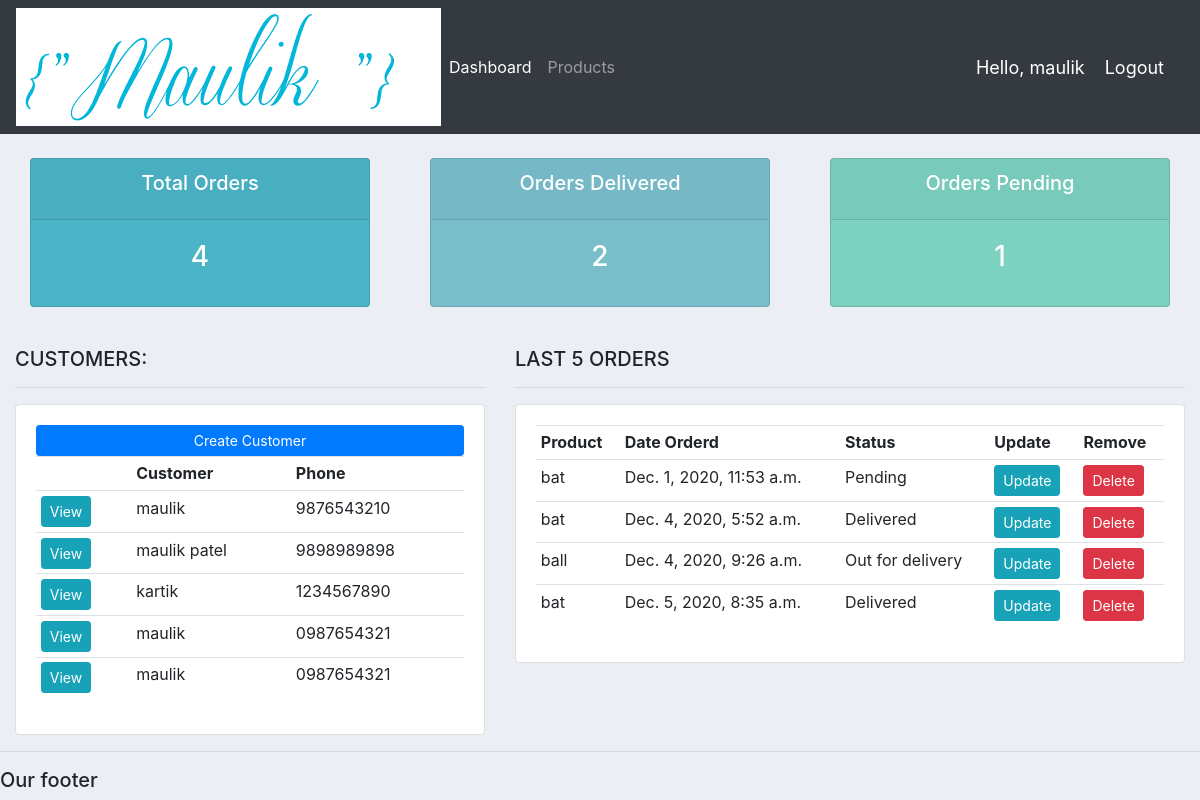
The app's page / (signed in) with its own data.
### accounts/models.py (models this page shows, shortened)
class Customer(models.Model):
	user = models.OneToOneField(User, null=True, blank=True, on_delete=models.CASCADE)
	name = models.CharField(max_length=200, null=True)
	phone = models.CharField(max_length=200, null=True)
	email = models.CharField(max_length=200, null=True)
	profile_pic = models.ImageField(default="profile1.png", null=True, blank=True)
	date_created = models.DateTimeField(auto_now_add=True, null=True)

class Order(models.Model):
	STATUS = (
			('Pending', 'Pending'),
			('Out for delivery', 'Out for delivery'),
			('Delivered', 'Delivered'),
			)
	customer = models.ForeignKey(Customer, null=True, on_delete= models.SET_NULL)
	product = models.ForeignKey(Product, null=True, on_delete= models.SET_NULL)
	date_created = models.DateTimeField(auto_now_add=True, null=True)
	status = models.CharField(max_length=200, null=True, choices=STATUS)
	note = models.CharField(max_length=1000, null=True)

class Product(models.Model):
	CATEGORY = (
			('Indoor', 'Indoor'),
			('Out Door', 'Out Door'),
			)
	name = models.CharField(max_length=200, null=True)
	price = models.FloatField(null=True)
	category = models.CharField(max_length=200, null=True, choices=CATEGORY)
	description = models.CharField(max_length=200, null=True, blank=True)
	date_created = models.DateTimeField(auto_now_add=True, null=True)
	tags = models.ManyToManyField(Tag)
	def __str__(self):
		return self.name

### accounts/decorators.py (the view)
	def wrapper_function(request, *args, **kwargs):
		group = None
		if request.user.groups.exists():
			group = request.user.groups.all()[0].name
		if group == 'customer':
			return redirect('user-page')
		if group == 'admin':
			return view_func(request, *args, **kwargs)

### accounts/views.py (called while the page is built)
@login_required(login_url='login')
@admin_only
def home(request):
	orders = Order.objects.all()
	customers = Customer.objects.all()
	total_customers = customers.count()
	total_orders = orders.count()
	delivered = orders.filter(status='Delivered').count()
	pending = orders.filter(status='Pending').count()
	context = {'orders':orders, 'customers':customers,
	'total_orders':total_orders,'delivered':delivered,
	'pending':pending }
	return render(request, 'accounts/dashboard.html', context)

### accounts/templates/accounts/dashboard.html
{%  extends 'accounts/main.html' %}
{% block content %}
{%  include 'accounts/status.html' %}
<br>
<div class="row">
	<div class="col-md-5">
		<h5>CUSTOMERS:</h5>
		<hr>
		<div class="card card-body">
			<a class="btn btn-primary  btn-sm btn-block" href="">Create Customer</a>
			<table class="table table-sm">
				<tr>
					<th></th>
					<th>Customer</th>
					<th>Phone</th>
				</tr>
				{% for customer in customers %}
					<tr>
						<td><a class="btn btn-sm btn-info" href="{% url 'customer' customer.id %}">View</a></td>
						<td>{{customer.name}}</td>
						<td>{{customer.phone}}</td>
					</tr>
				{% endfor %}
			</table>
		</div>
	</div>
	<div class="col-md-7">
		<h5>LAST 5 ORDERS</h5>
		<hr>
		<div class="card card-body">
			<table class="table table-sm">
				<tr>
					<th>Product</th>
					<th>Date Orderd</th>
					<th>Status</th>
					<th>Update</th>
					<th>Remove</th>
				</tr>
				{% for order in orders %}
					<tr>
						<td>{{order.product}}</td>
						<td>{{order.date_created}}</td>
						<td>{{order.status}}</td>
						<td><a class="btn btn-sm btn-info" href="{% url 'update_order' order.id %}">Update</a></td>
						<td><a class="btn btn-sm btn-danger" href="{% url 'delete_order' order.id %}">Delete</a></td>
					</tr>
				{% endfor %}
			</table>
		</div>
	</div>
</div>
{% endblock %}

### accounts/templates/accounts/navbar.html (shortened to what this page needs)
{% load static %}
<nav class="navbar navbar-expand-lg navbar-dark bg-dark">
 <img src="{% static 'images/maulik.png' %}">
  <div class="collapse navbar-collapse" id="navbarNav">
    <ul class="navbar-nav">
      {% if request.user.is_staff %}
      <li class="nav-item active">
        <a class="nav-link" href="{% url 'home' %}">Dashboard</a>
      </li>
      <li class="nav-item">
        <a class="nav-link" href="{% url 'products' %}">Products</a>
      </li>
      {% else %}
       <li class="nav-item">
        <a class="nav-link" href="{% url 'account' %}">Settings</a>
      </li>
      {% endif %}
    </ul>
  </div>
  <span class="hello-msg">Hello, {{request.user}}</span>
  <span ><a  class="hello-msg" href="{% url 'logout' %}">Logout</a></span>
</nav>

### accounts/templates/accounts/status.html
<br>
<div class="row">
	<div class="col">
		<div class="col-md">
			<div class="card text-center text-white  mb-3" id="total-orders">
			  	<div class="card-header">
			  		<h5 class="card-title">Total Orders</h5>
			  	</div>
			  	<div class="card-body">
			    	<h3 class="card-title">{{total_orders}}</h3>
			  	</div>
			</div>
		</div>
	</div>
	<div class="col">
		<div class="col-md">
			<div class="card text-center text-white  mb-3" id="orders-delivered">
			  	<div class="card-header">
			  		<h5 class="card-title">Orders Delivered</h5>
			  	</div>
			  	<div class="card-body">
			    	<h3 class="card-title">{{delivered}}</h3>
			  	</div>
			</div>
		</div>
	</div>
	<div class="col">
		<div class="col-md">
			<div class="card text-center text-white  mb-3" id="orders-pending">
			  	<div class="card-header">
			  		<h5 class="card-title">Orders Pending</h5>
			  	</div>
			  	<div class="card-body">
			    	<h3 class="card-title">{{pending}}</h3>
			  	</div>
			</div>
		</div>
	</div>
</div>

### static/css/main.css (style rules this page uses)
body { background-color: #ebeff5; }
#total-orders { background-color: #4cb4c7; }
#orders-delivered { background-color: #7abecc; }
#orders-pending { background-color: #7CD1C0; }

### accounts/templates/accounts/navbar.html (style rules this page uses)
.hello-msg { font-size: 18px; color: #fff; margin-right: 20px; }

### records on screen
Customer: name "maulik", phone "9876543210"
Customer: name "maulik patel", phone "9898989898"
Customer: name "kartik", phone "1234567890"
Customer: name "maulik", phone "0987654321"
Customer: name "maulik", phone "0987654321"
Order: product "bat", date_created "Dec. 1, 2020, 11:53 a.m.", status "Pending"
Order: product "bat", date_created "Dec. 4, 2020, 5:52 a.m.", status "Delivered"
Order: product "ball", date_created "Dec. 4, 2020, 9:26 a.m.", status "Out for delivery"
Order: product "bat", date_created "Dec. 5, 2020, 8:35 a.m.", status "Delivered"

### other values on screen
{{ request.user }} "maulik"
{{ total_orders }} "4"
{{ delivered }} "2"
{{ pending }} "1"
